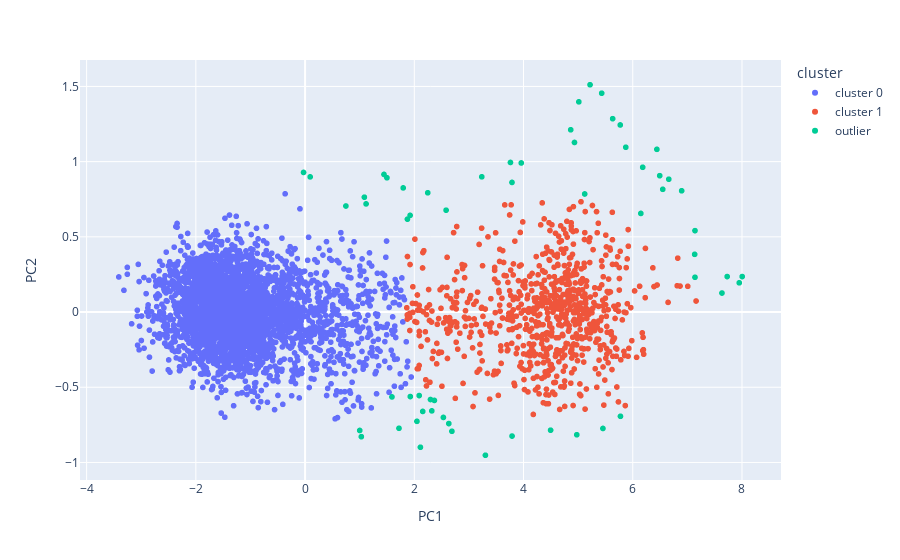

Source (notebook cell):
### Markdown cell above
Clustering the PCA dataset

### Code cell
gmm3 = GMM(reduced_df)
gmm3.create_model(cv_type = 'tied', n_clusters=2)
distribution = gmm3.clustering(reduced_df, prob_threshold=0.7)
labels = list(distribution['cluster'])
distribution['cluster'] = make_categorical(labels)

px.scatter(data_frame = distribution, x = 'PC1', y = 'PC2', color = 'cluster')

### Figure 1 — Plotly figure (JSON) as saved in the notebook; plotly's stock layout.template omitted (floating-point values rounded to 4 significant figures; data arrays with more than 128 entries replaced by an {"elided": "..."} marker saying what was removed)
{"data": [{"hovertemplate": "cluster=cluster 0<br>PC1=%{x}<br>PC2=%{y}<extra></extra>", "legendgroup": "cluster 0", "marker": {"color": "#636efa", "symbol": "circle"}, "mode": "markers", "name": "cluster 0", "showlegend": true, "type": "scattergl", "x": {"elided": "3162 float values"}, "xaxis": "x", "y": {"elided": "3162 float values"}, "yaxis": "y"}, {"hovertemplate": "cluster=cluster 1<br>PC1=%{x}<br>PC2=%{y}<extra></extra>", "legendgroup": "cluster 1", "marker": {"color": "#EF553B", "symbol": "circle"}, "mode": "markers", "name": "cluster 1", "showlegend": true, "type": "scattergl", "x": {"elided": "764 float values"}, "xaxis": "x", "y": {"elided": "764 float values"}, "yaxis": "y"}, {"hovertemplate": "cluster=outlier<br>PC1=%{x}<br>PC2=%{y}<extra></extra>", "legendgroup": "outlier", "marker": {"color": "#00cc96", "symbol": "circle"}, "mode": "markers", "name": "outlier", "showlegend": true, "type": "scattergl", "x": [5.775, 5.454, 4.975, 4.496, -0.02804, 0.09307, 1.117, 1.499, 1.445, 1.086, 2.154, 1.927, 2.632, 2.689, 2.048, 0.7474, 1.796, 2.246, 1.874, 1.03, 1.001, 1.72, 2.533, 3.789, 3.958, 3.235, 1.923, 2.089, 2.368, 2.297, 2.112, 3.302, 3.789, 2.582, 3.761, 4.864, 5.771, 6.442, 6.895, 7.14, 7.133, 6.148, 6.549, 6.659, 6.493, 6.182, 5.872, 5.632, 5.431, 5.218, 5.013, 4.933, 5.12, 7.139, 7.728, 8.004, 7.95, 7.633, 2.32, 1.591], "xaxis": "x", "y": [-0.6932, -0.7739, -0.8158, -0.7855, 0.9282, 0.8986, 0.7189, 0.8927, 0.915, 0.7637, -0.6608, -0.5618, -0.7414, -0.7928, -0.7266, 0.7051, 0.8254, 0.7929, 0.6176, -0.8287, -0.7873, -0.7727, -0.7008, 0.8617, 0.9912, 0.8992, 0.6427, -0.5553, -0.5876, -0.5814, -0.8989, -0.9521, -0.8244, 0.6773, 0.9945, 1.212, 1.244, 1.082, 0.8062, 0.5413, 0.3837, 0.6556, 0.816, 0.883, 0.9066, 0.9624, 1.096, 1.286, 1.455, 1.511, 1.397, 1.128, 0.785, 0.2311, 0.236, 0.236, 0.1944, 0.1264, -0.6572, -0.5644], "yaxis": "y"}], "layout": {"legend": {"title": {"text": "cluster"}, "tracegroupgap": 0}, "margin": {"t": 60}, "xaxis": {"anchor": "y", "domain": [0, 1], "title": {"text": "PC1"}}, "yaxis": {"anchor": "x", "domain": [0, 1], "title": {"text": "PC2"}}}}
